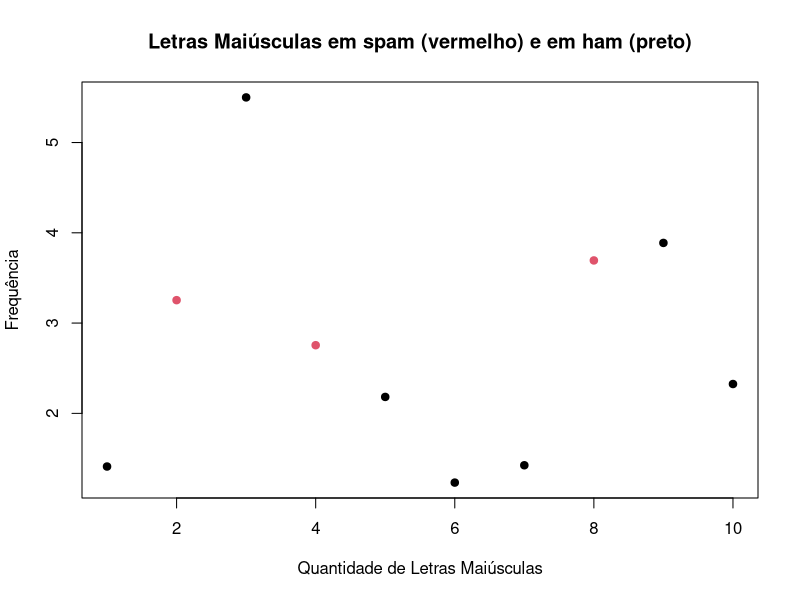
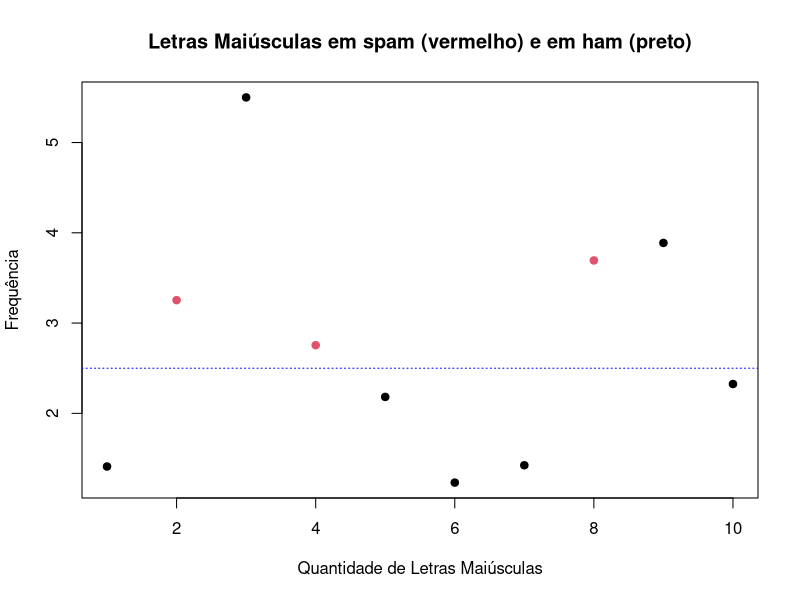
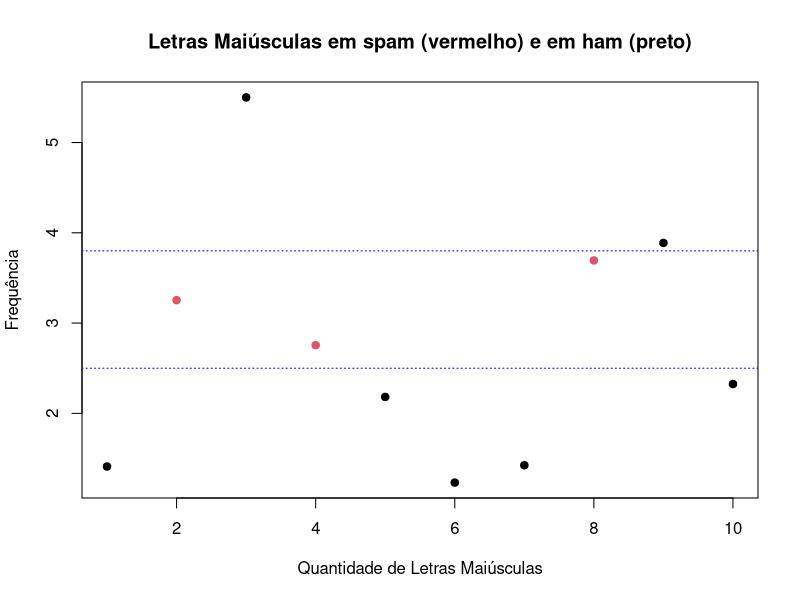
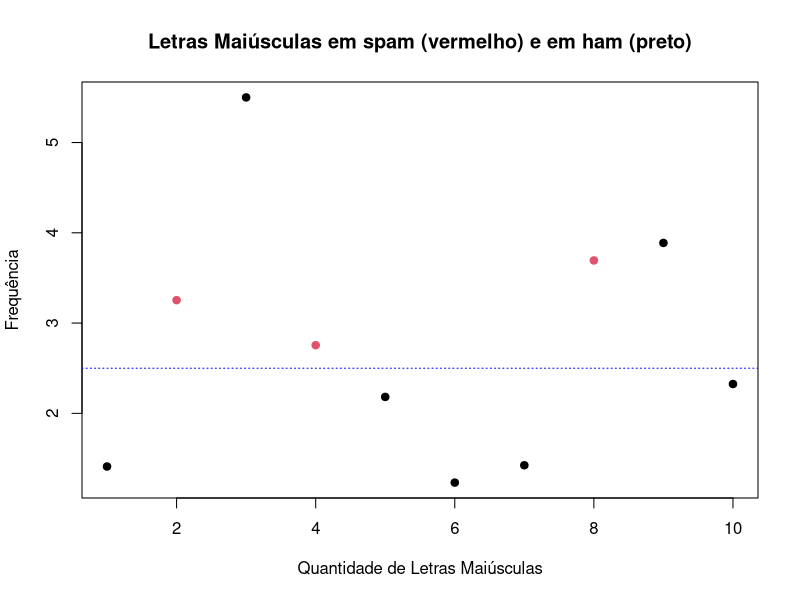

These charts were generated, in order, by the following R code:
## ---- chunk 1
library(kernlab)
data(spam)
head(spam)

set.seed(127)
indices = sample(dim(spam)[1], size = 2760)
treino = spam[indices,]
teste = spam[-indices,]
predicao=ifelse(treino$your>0.8,"spam","nonspam")
table(predicao,treino$type)/length(treino$type)
predicao=ifelse(teste$your>0.8,"spam","nonspam")
table(predicao,teste$type)/length(teste$type)
## ---- chunk 2
set.seed(131)

# Vamos selecionar as linhas da base de dados spam através de uma amostra de tamanho 10 das 4601 linhas
# dos dados:
spamMenor = spam[sample(dim(spam)[1], size = 10), ]

# Vamos criar um vetor composto pelos rótulos "1" e "2". 
# Se um e-mail da nossa amostra for spam, recebe "1", se não for spam, recebe "2".
spamRotulos = (spamMenor$type == "spam")*1 + 1

# Na nossa base a variável capitalAve representa a média de letras maiúsculas por linha.
plot(spamMenor$capitalAve, col = spamRotulos, xlab = "Quantidade de Letras Maiúsculas",
     ylab = "Frequência", main = "Letras Maiúsculas em spam (vermelho) e em ham (preto)",
     pch = 19)
## ---- chunk 3
plot(spamMenor$capitalAve, col = spamRotulos, xlab = "Quantidade de Letras Maiúsculas",
     ylab = "Frequência", main = "Letras Maiúsculas em spam (vermelho) e em ham (preto)",
     pch = 19)
abline(h = 2.5, lty = 3, col = "blue")
## ---- chunk 4
    plot(spamMenor$capitalAve, col = spamRotulos, xlab = "Quantidade de Letras Maiúsculas",
         ylab = "Frequência", main = "Letras Maiúsculas em spam (vermelho) e em ham (preto)",
         pch = 19)
    abline(h = c(2.5, 3.8), lty = 3, col = "blue")
## ---- chunk 5
# construindo o modelo sobreajustado
modelo.sobreajustado = function(x){
  predicao = rep(NA, length(x))
  predicao[(x>=2.5 & x<=3.8)] = "spam"
  predicao[(x<2.5 | x>3.8)] = "nonspam"
  return(predicao)
}
# avaliando o modelo sobreajustado
resultado = modelo.sobreajustado(spamMenor$capitalAve)
table(resultado, spamMenor$type)
## ---- chunk 6
    plot(spamMenor$capitalAve, col = spamRotulos, xlab = "Quantidade de Letras Maiúsculas",
         ylab = "Frequência", main = "Letras Maiúsculas em spam (vermelho) e em ham (preto)",
         pch = 19)
    abline(h = 2.5, lty = 3, col = "blue")
## ---- chunk 7
# construindo o modelo geral
modelo.geral = function(x){
  predicao = rep(NA, length(x))
  predicao[x>=2.5] = "spam"
  predicao[x<2.5] = "nonspam"
  return(predicao)
}
# avaliando o modelo geral
resultado2 = modelo.geral(spamMenor$capitalAve)
table(resultado2, spamMenor$type)
## ---- chunk 8
table(modelo.sobreajustado(spam$capitalAve), spam$type)
## ---- chunk 9
table(modelo.geral(spam$capitalAve), spam$type)
## ---- chunk 10
sum(modelo.sobreajustado(spam$capitalAve) == spam$type)

## ---- chunk 11
sum(modelo.geral(spam$capitalAve) == spam$type)
